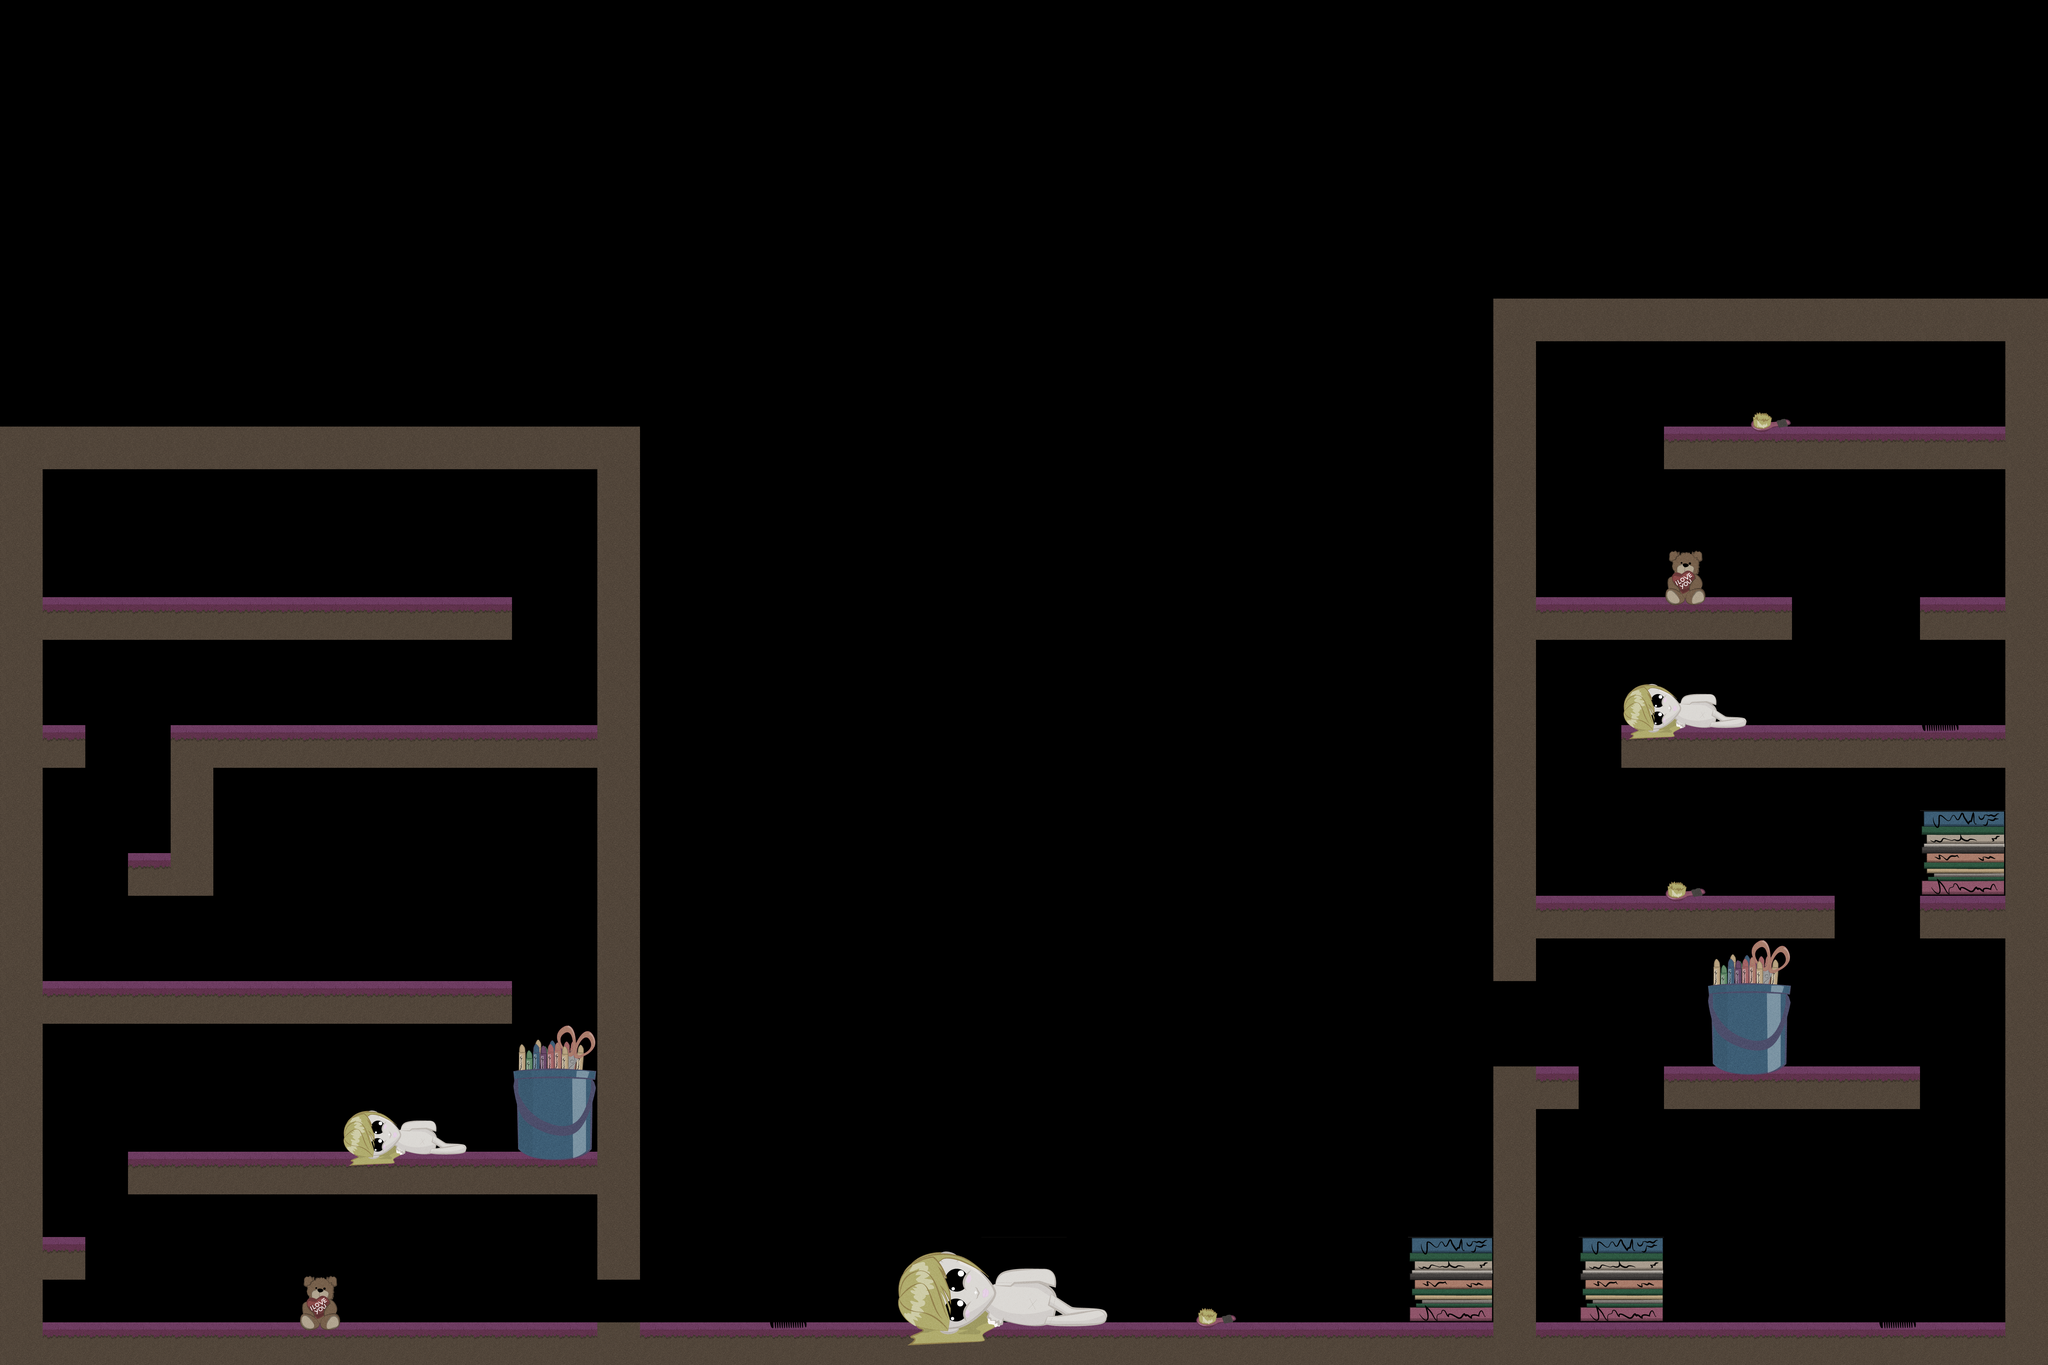

Tiled map render using the project's own tile images. Description and the map definition, with tile-layer contents summarised, below:
An orthogonal 48x32 tile map with 128x128 px tiles, 1 tile layer (Tile Layer 1) and 9 objects (3x grower, 2x shrinker, player_spawn, door).

<map version="1.0" orientation="orthogonal" width="48" height="32" tilewidth="128" tileheight="128">
 <properties>
  <property name="bgm" value="ost/playroom.ogg" />
  <property name="parallax1" value="Background_PlayRoom_Layer1.png" />
  <property name="parallax2" value="Background_PlayRoom_Layer2.png" />
  <property name="parallax3" value="Background_PlayRoom_Layer3.png" />
 </properties>
 <tileset firstgid="1" name="PlayRoom" tilewidth="128" tileheight="128">
  <image source="PlayRoom.png" width="768" height="1536" />
  <tile id="0">
   <properties>
    <property name="solid" value="true" />
   </properties>
  </tile>
  <tile id="6">
   <properties>
    <property name="solid" value="true" />
   </properties>
  </tile>
  <tile id="9">
   <properties>
    <property name="solid" value="true" />
   </properties>
  </tile>
  <tile id="10">
   <properties>
    <property name="solid" value="true" />
   </properties>
  </tile>
  <tile id="12">
   <properties>
    <property name="solid" value="true" />
   </properties>
  </tile>
  <tile id="13">
   <properties>
    <property name="solid" value="true" />
   </properties>
  </tile>
  <tile id="15">
   <properties>
    <property name="solid" value="true" />
   </properties>
  </tile>
  <tile id="17">
   <properties>
    <property name="solid" value="true" />
   </properties>
  </tile>
  <tile id="25">
   <properties>
    <property name="solid" value="true" />
   </properties>
  </tile>
  <tile id="26">
   <properties>
    <property name="solid" value="true" />
   </properties>
  </tile>
  <tile id="28">
   <properties>
    <property name="solid" value="true" />
   </properties>
  </tile>
  <tile id="29">
   <properties>
    <property name="solid" value="true" />
   </properties>
  </tile>
  <tile id="33">
   <properties>
    <property name="solid" value="true" />
   </properties>
  </tile>
  <tile id="36">
   <properties>
    <property name="solid" value="true" />
   </properties>
  </tile>
  <tile id="37">
   <properties>
    <property name="solid" value="true" />
   </properties>
  </tile>
  <tile id="38">
   <properties>
    <property name="solid" value="true" />
   </properties>
  </tile>
  <tile id="39">
   <properties>
    <property name="solid" value="true" />
   </properties>
  </tile>
  <tile id="42">
   <properties>
    <property name="solid" value="true" />
   </properties>
  </tile>
  <tile id="43">
   <properties>
    <property name="solid" value="true" />
   </properties>
  </tile>
  <tile id="44">
   <properties>
    <property name="solid" value="true" />
   </properties>
  </tile>
  <tile id="45">
   <properties>
    <property name="solid" value="true" />
   </properties>
  </tile>
  <tile id="50">
   <properties>
    <property name="solid" value="true" />
   </properties>
  </tile>
  <tile id="51">
   <properties>
    <property name="solid" value="true" />
   </properties>
  </tile>
  <tile id="60">
   <properties>
    <property name="solid" value="true" />
   </properties>
  </tile>
  <tile id="61">
   <properties>
    <property name="solid" value="true" />
   </properties>
  </tile>
  <tile id="62">
   <properties>
    <property name="solid" value="true" />
   </properties>
  </tile>
  <tile id="63">
   <properties>
    <property name="solid" value="true" />
   </properties>
  </tile>
  <tile id="66">
   <properties>
    <property name="solid" value="true" />
   </properties>
  </tile>
  <tile id="67">
   <properties>
    <property name="solid" value="true" />
   </properties>
  </tile>
  <tile id="68">
   <properties>
    <property name="solid" value="true" />
   </properties>
  </tile>
  <tile id="69">
   <properties>
    <property name="solid" value="true" />
   </properties>
  </tile>
  <tile id="70">
   <properties>
    <property name="solid" value="true" />
   </properties>
  </tile>
 </tileset>
 <layer name="Tile Layer 1" width="48" height="32">
  <data>[1536 cells, 302 non-empty, 45 distinct tile ids]</data>
 </layer>
 <objectgroup name="Object Layer 1" width="48" height="32">
  <object type="player_spawn" x="5760" y="1024" width="256" height="256" />
  <object type="shrinker" x="5888" y="1664" width="128" height="128" />
  <object type="grower" x="4608" y="2560" width="128" height="128" />
  <object x="4608" y="2688" />
  <object type="grower" x="5376" y="3840" width="128" height="128" />
  <object type="shrinker" x="4096" y="3840" width="128" height="128" />
  <object type="grower" x="768" y="2816" width="128" height="128" />
  <object type="door" x="256" y="1536" width="256" height="256" />
  <object x="2176" y="4992" />
 </objectgroup>
</map>
